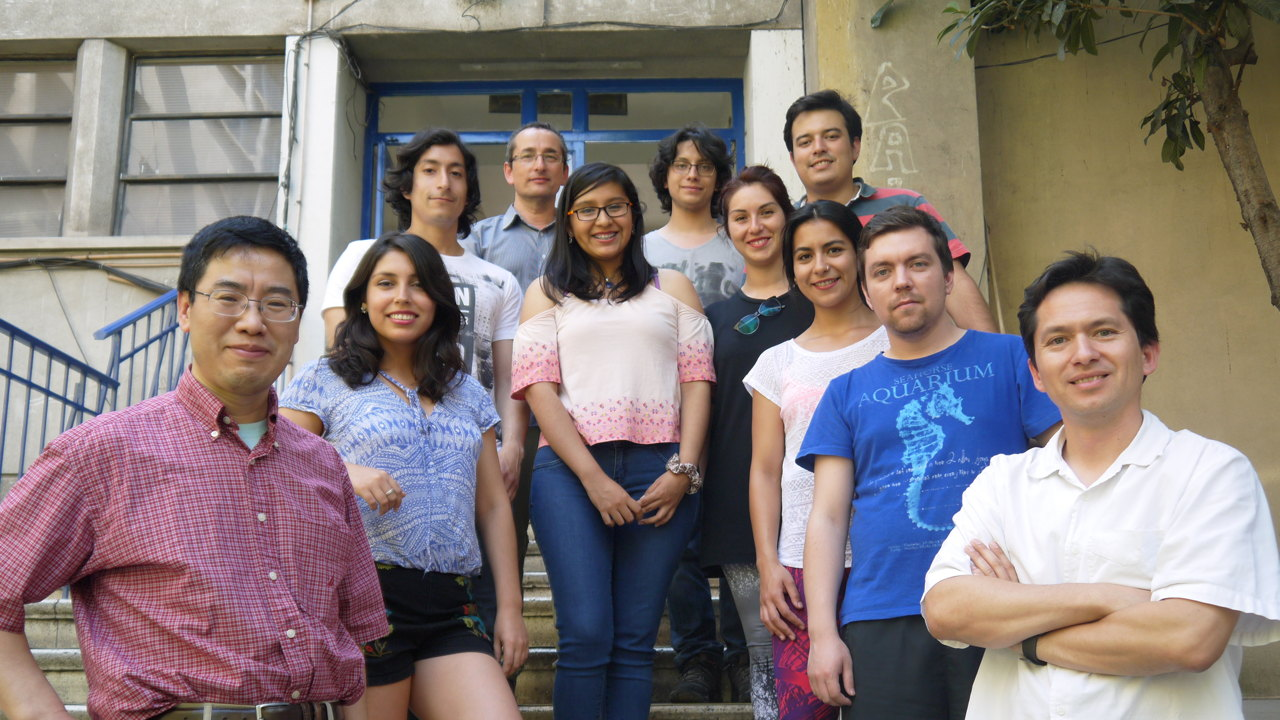
#> input picture images/workshop.jpg, 1280 x 720 px
$ python facedetect.py
#> lines starting #> are read from the running program, lines starting #| are printed output that depends on the picture; after the words box and inside, x2 and y2 are one past the last pixel; in counts of white or black regions, pixels touching at a corner belong together
# face detection image based

import cv2 as cv2
import numpy as np

faceClassif = cv2.CascadeClassifier('data/haarcascade_frontalface_default.xml')

image = cv2.imread('images/workshop.jpg')
#> image is the input picture: shape (720, 1280, 3); mean B, G, R 121.6, 122.1, 133.5
image = np.array(image, dtype=np.uint8) # cambia a 8 bit para gray

gray = cv2.cvtColor(image, cv2.COLOR_BGR2GRAY)
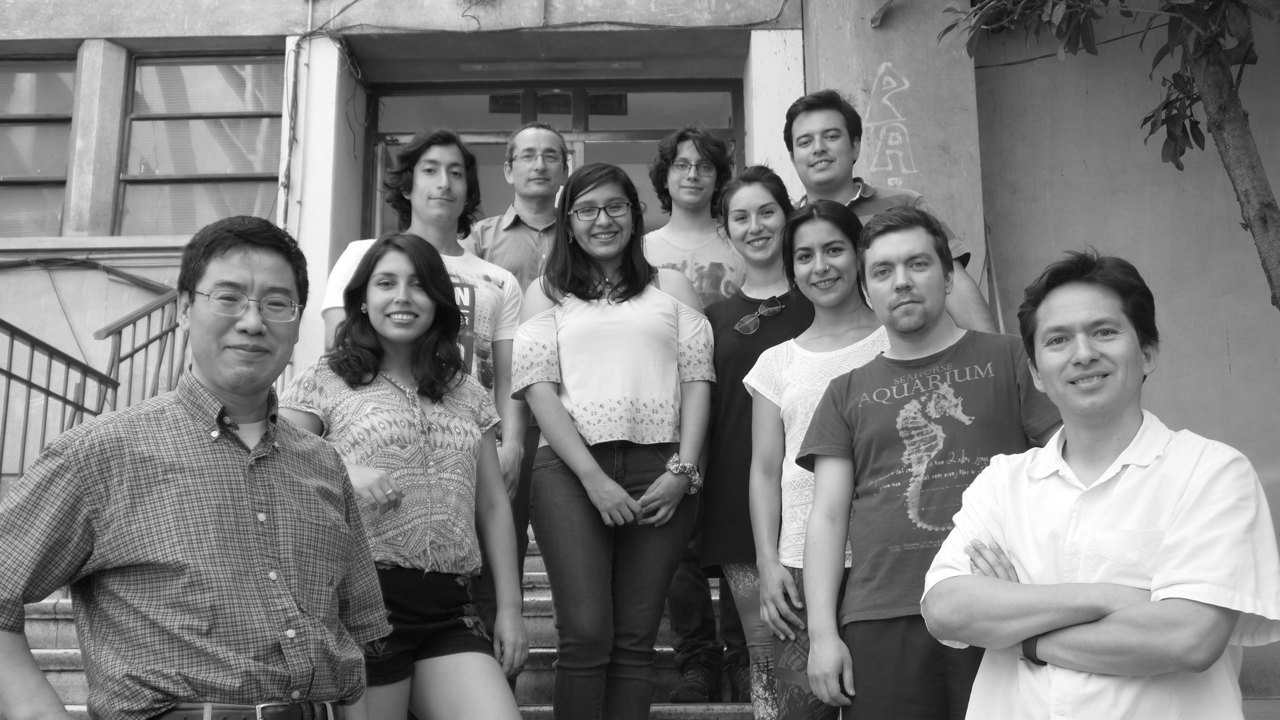
#> gray: shape (720, 1280); min 2, max 255, mean 125.5

faces = faceClassif.detectMultiScale(image,
  scaleFactor = 1.1,
  minNeighbors = 8,
  minSize = (30,30),
  maxSize = (100,100)
  )
#> faces = [[664, 144, 58, 58], [508, 131, 64, 64], [784, 110, 70, 70], [408, 144, 71, 71], [564, 180, 73, 73], [718, 186, 73, 73], [782, 222, 78, 78], [360, 253, 80, 80], [857, 232, 89, 89], [208, 262, 99, 99], [1032, 298, 97, 97]]

for (x,y,w,h) in faces:
  cv2.rectangle(image, (x,y),(x+w, y+h), (0,0,255), 2)
#> this loop made 11 passes
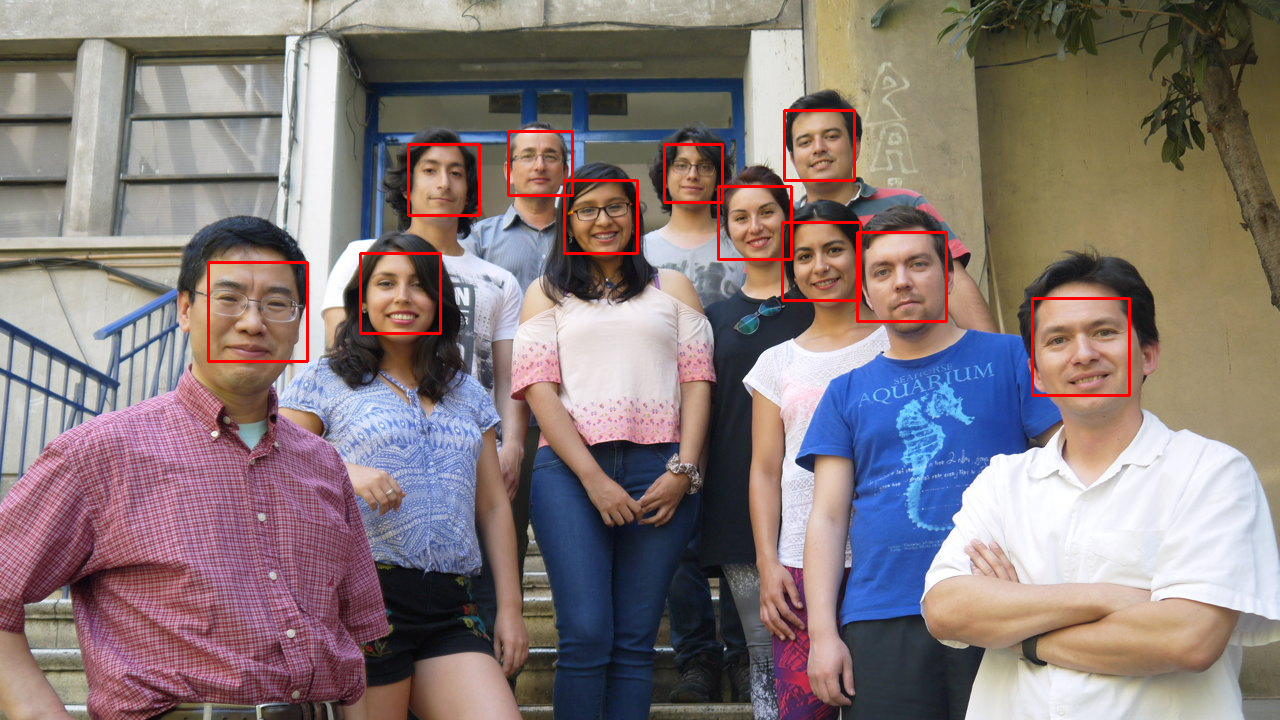
#> image: shape (720, 1280, 3); 1.1% of pixels changed, all inside (x1, y1, x2, y2) = (207, 109, 1131, 397)

cv2.imshow('image', image)
cv2.waitKey(0)
cv2.destroyAllWindows()

$ run again, with images/imagen.jpg copied over images/workshop.jpg
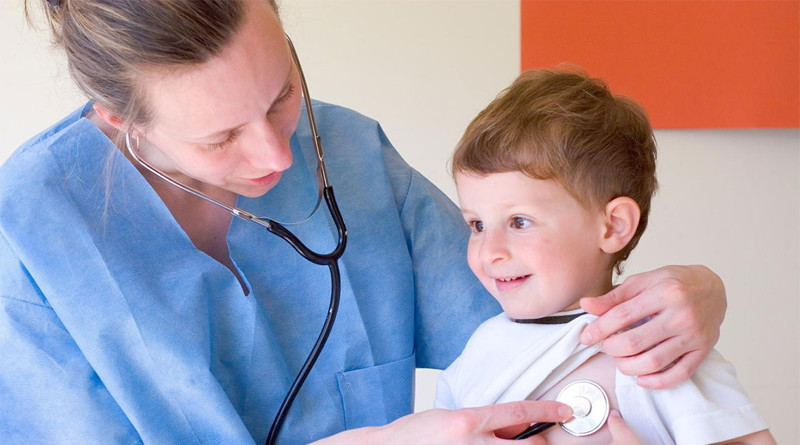
#> input picture images/imagen.jpg, 800 x 445 px
#> image is the input picture: shape (445, 800, 3); mean B, G, R 170, 155.7, 166.3
#> `gray = cv2.cvtColor(image, cv2.COLOR_BGR2GRAY)`:
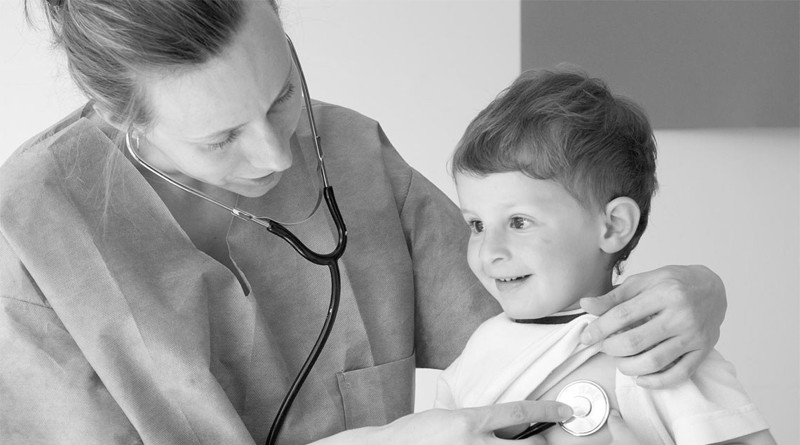
#> gray: shape (445, 800); min 1, max 255, mean 160.5
#> faces = ()
